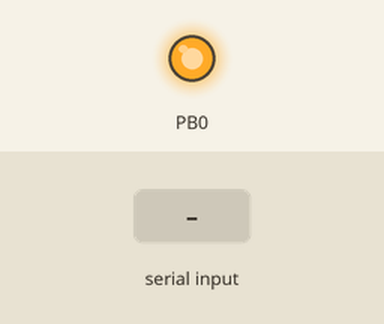
The program below on a simulated ATmega32, built with avr-gcc and emulated at 1 MHz. Shown: output pins drawn as LEDs (lit = HIGH). The inputs (shaded band) are chosen by the test bench. What the program prints to the serial monitor is not drawn.

Above: at 1.2 s.
1.3 s: byte 13 (0x0d) received over Serial
Timing chart, 0 to 4.3 s (numbered marks = the images above; inputs shaded):
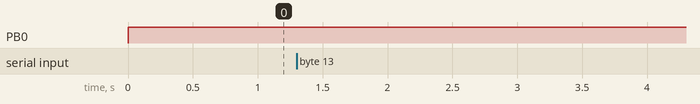

Measured:
- after the input at 1.3 s, every drawn part: stays the same

The program:

main.c
```c
//---------------------------------------------------------------//
/*
Description	: Real time clock
uC			: ATmega32
clock		: pcf8535
*/
//---------------------------------------------------------------//
#include "main.h"
FILE usartOutput = FDEV_SETUP_STREAM(usartPutChar, NULL, _FDEV_SETUP_WRITE);
FILE usartInput = FDEV_SETUP_STREAM(NULL, usartGetChar, _FDEV_SETUP_READ);
T_systemState systemState = {{1,1,1,1,1,1}};
T_PCF_RAW_DATA pcfRawData = {0,0,0,0};
T_PCF_WR_DATA pcfWrData = {0,0,0};

//****
#define IN_BUFF_SZ 20
char inBuff[IN_BUFF_SZ];
void receiveBuff(char *buff);
//---------------------------------------------------------------//
//
//---------------------------------------------------------------//
int main(void)
{
	stdout = &usartOutput;
	stdin = &usartInput;
//---
	systemState.bF.fsmInitState = fsmInit();
	systemState.bF.gpioState = gpioInit();
	systemState.bF.uartState = usartInit(S_9600);								//9600 bit/s
	systemState.bF.i2cState = i2cInit();
	systemState.bF.hwTimerState = hwTimerInit(20);								//20 ms
	systemState.bF.swTimerState = swTimerInit(SW_TIMER0, SW_TIMER1, SW_TIMER2);
//---
	if (systemState.commonSystemState == 0)
	{
		printf("%s\r", "--------------------------------");
		printf("%s\r", "|       INIT SUCCESS           |");
		printf("%s\r", "--------------------------------");
	}
	else
	{
		for (;;)
		{
			printf("INIT FAILED. Error Code %xh\r", systemState.commonSystemState);
			_delay_ms(1000);
		}
	}
	sei();
//-----------------------------------------------------------------------------------------//
//										DISPATCHER
//-----------------------------------------------------------------------------------------//
    while(1)
    {
/*		fsmProcess(fsmRun(), &pcfRawData);
		pcfConvertRawData(&pcfRawData);
//---LED blinking
		enableSwTimer(SW_TIMER2, 10);
		if (isSwTimeout(SW_TIMER2) == SW_TIMER_EXPIRED)
		{
			disableSwTimer(SW_TIMER2);
			PORTB ^= (1 << LED);
			enableSwTimer(SW_TIMER2, 10);
		}
//---
*/

		receiveBuff(inBuff);
		for (uint8_t i = 0; i < IN_BUFF_SZ - 1; i++)
		{
			printf("buff[%d]:%c\r", i, inBuff[i]);
		}

		printf("Received sequence:%s\r", inBuff);//fgets(inBuff, 10, stdin));
		convertASCII_2_BCD(inBuff, &pcfWrData);
		printf("Data to write:\r");
		printf("sec: %d\r", pcfWrData.sec);
		printf("min: %d\r", pcfWrData.min);
		printf("hour: %d\r", pcfWrData.min);
		_delay_ms(500);
	}
}

void receiveBuff(char *buff)
{
	char c;
	uint8_t i = 0;

	while (i < IN_BUFF_SZ - 1)
	{
		c = getchar();
		if (c == 0x0d)
		{
			break;
		}
		inBuff[i] = c;
		i++;
	}
	inBuff[i] = '\n';
}
```

defs.h
```c
#ifndef DEFS_H_
#define DEFS_H_
//---
#include <inttypes.h>								//
#include <avr/io.h>									//
#include <avr/sfr_defs.h>							//
#include <stdio.h>									//
#include <string.h>									//
#include <avr/interrupt.h>							//
#include <stdbool.h>								//
#include <stdlib.h>
//---
#ifndef	F_CPU
#undef	F_CPU
#define	F_CPU						1000000UL		//
#endif
#include <util/delay.h>
//---
#define I2C_CMD(x)					x
//---
#define  LED						0
//---
typedef enum
{
	INIT_SUCCESS = 0,
	INIT_FAILED
} T_INIT;
//---
typedef union
{
	struct
	{
		uint8_t gpioState		:	1;
		uint8_t uartState		:	1;
		uint8_t i2cState		:	1;
		uint8_t hwTimerState	:	1;
		uint8_t swTimerState	:	1;
		uint8_t fsmInitState	:	1;
		uint8_t					:	2;
	} bF;
	uint8_t commonSystemState;
} T_systemState;
//---
typedef enum
{
	S_2400 = 0,
	S_4800,
	S_9600,
	S_14400,
	S_19200,
	S_28800,
	S_38400,
	S_57600,
	S_76800,
	S_115200,
	BAUDRATE_NUMBER
} T_BAUD_RATE;
//---
typedef struct
{
	uint8_t sec;
	uint8_t min;
	uint8_t hour;
	uint8_t ready;
} T_PCF_RAW_DATA;

typedef struct
{
	uint8_t sec;
	uint8_t min;
	uint8_t hour;
} T_PCF_WR_DATA;

#endif /* DEFS_H_ */
```

fsm.c
```c
#include "fsm.h"

uint8_t (*f[])(uint8_t*) = {
								fsmStartCond,
								fsmSendB,
								fsmReceiveB,
								fsmReceiveLB,
								fsmStopCond
							};

uint8_t iterationNumber = 0;

T_FSM_STATE currentState;

T_INIT fsmInit(void)
{
	fsmSetCurrentState(IIC_START);
	return INIT_SUCCESS;
}

void fsmSetCurrentState(T_FSM_STATE nState)
{
	if (nState < ICC_N_STATE)
	{
		currentState = nState;
	}
}

T_FSM_STATE fsmGetCurrentState(void)
{
	return currentState;
}

uint8_t fsmRun(void)
{
	uint8_t res = 0;
	if (fsmGetCurrentState() < ICC_N_STATE)
	{
		res = (*f[fsmGetCurrentState()])(&iterationNumber);
	}
	return res;
}

void fsmProcess(uint8_t aRes, T_PCF_RAW_DATA *pcfData)
{
	T_FSM_STATE sts = 0;
	sts = fsmGetCurrentState();
	switch(sts)
	{
		case IIC_START:

				switch (iterationNumber)
				{
					case 0:
							if ( (aRes & TW_NO_INFO) == TW_START )
							{
								fsmSetCurrentState(IIC_SEND);
#ifdef DEBUG_INFO
								printf("START SUCCESS\n");
#endif
							}
							else
							{
#ifdef DEBUG_INFO
								printf("ERROR: START FAILED\n");
#endif
							}
					break;

					case 1:
							if ( (aRes & TW_NO_INFO) == TW_REP_START )
							{
								fsmSetCurrentState(IIC_SEND);
#ifdef DEBUG_INFO
								printf("REP. START SUCCESS\n");
#endif
							}
							else
							{
#ifdef DEBUG_INFO
								printf("ERROR: REP. START FAILED\n");
#endif
							}
					break;

					default: break;
				}
#ifdef DEBUG_INFO
				printf("CASE START. ITERATION: %d\n", iterationNumber);
				printf("FSM STATE: %d\n", fsmGetCurrentState());
				printf("PREV. OPER. RES.:%xh\n", aRes);
				printf("------------------------------------\n");
#endif
		break;

		case IIC_SEND:

				switch (iterationNumber)
				{
					case 0:
							if ( (aRes & TW_NO_INFO) == TW_MT_SLA_ACK )
							{
#ifdef DEBUG_INFO
								printf("CASE 0. SEND: SLA + W; RECEIVE: ACK\n");
#endif
							}
							else if ((aRes & TW_NO_INFO) == TW_MT_SLA_NACK)
							{
#ifdef DEBUG_INFO
								printf("CASE 0. SEND: SLA + W; RECEIVE: NACK\n");
#endif
							}
							else
							{
#ifdef DEBUG_INFO
								printf("CASE 0. ERROR: SEND SLA + W FAILED\n");
#endif
							}
#ifdef DEBUG_INFO
							printf("CASE 0. ITERATION: %d\n", iterationNumber);
							printf("FSM STATE: %d\n", fsmGetCurrentState());
							printf("PREV. OPER. RES.:%xh\n", aRes);
							printf("------------------------------------\n");
#endif
					break;

					case 1:
							if ( (aRes & TW_NO_INFO) == TW_MT_DATA_ACK )
							{
#ifdef DEBUG_INFO
								printf("CASE 1. SEND: DATA BYTE; RECEIVE: ACK\n");
#endif
								fsmSetCurrentState(IIC_START);
							}
							else if ((aRes & TW_NO_INFO) == TW_MT_DATA_NACK)
							{
#ifdef DEBUG_INFO
								printf("CASE 1. SEND: DATA BYTE; RECEIVE: NACK\n");
#endif
							}
							else
							{
#ifdef DEBUG_INFO
								printf("CASE 1. ERROR: SEND DATA BYTE FAILED\n");
#endif
							}
#ifdef DEBUG_INFO
							printf("CASE 1. ITERATION: %d\n", iterationNumber);
							printf("FSM STATE: %d\n", fsmGetCurrentState());
							printf("PREV. OPER. RES.:%xh\n", aRes);
							printf("------------------------------------\n");
#endif
					break;

					case 2:
							if ( (aRes & TW_NO_INFO) == TW_MR_SLA_ACK )
							{
#ifdef DEBUG_INFO
								printf("CASE 2. SEND: SLA + R; RECEIVE: ACK\n");
#endif
								fsmSetCurrentState(IIC_RECEIVE);
							}
							else if ((aRes & TW_NO_INFO) == TW_MR_SLA_NACK)
							{
#ifdef DEBUG_INFO
								printf("CASE 2. SEND: SLA + R; RECEIVE: NACK\n");
#endif
							}
							else
							{
#ifdef DEBUG_INFO
								printf("CASE 2. ERROR: RECEIVE FAILED\n");
#endif
							}
#ifdef DEBUG_INFO
							printf("CASE 2. ITERATION: %d\n", iterationNumber);
							printf("FSM STATE: %d\n", fsmGetCurrentState());
							printf("PREV. OPER. RES.:%xh\n", aRes);
							printf("------------------------------------\n");
#endif
					break;
				}
		break;

		case IIC_RECEIVE:
				if (iterationNumber == 0)
				{
					pcfData->sec = aRes;
				}
				else
				{
					pcfData->min = aRes;
					fsmSetCurrentState(IIC_RECEIVE_LAST);
				}
#ifdef DEBUG_INFO
				printf("CASE RECEIVE. ITERATION: %d\n", iterationNumber);
				printf("FSM STATE: %d\n", fsmGetCurrentState());
				printf("PREV. OPER. RES.:%xh\n", aRes);
				printf("------------------------------------\n");
#endif
		break;

		case IIC_RECEIVE_LAST:
				pcfData->hour = aRes;
				fsmSetCurrentState(IIC_STOP);
#ifdef DEBUG_INFO
				printf("CASE RECEIVE LAST BYTE. ITERATION: %d\n", iterationNumber);
				printf("FSM STATE: %d\n", fsmGetCurrentState());
				printf("PREV. OPER. RES.:%xh\n", aRes);
				printf("------------------------------------\n");
#endif
		break;

		case IIC_STOP:
			fsmSetCurrentState(IIC_START);
#ifdef DEBUG_INFO
			printf("CASE STOP. ITERATION: %d\n", iterationNumber);
			printf("FSM STATE: %d\n", fsmGetCurrentState());
			printf("PREV. OPER. RES.:%xh\n", aRes);
			printf("+++++++++++++++++++++++++++++++++++\n");
			printf("+++++++++++++++++++++++++++++++++++\n");
			printf("+++++++++++++++++++++++++++++++++++\n");
#endif
		break;

		default: break;
	}
}
```

fsm.h
```c
#ifndef FSM_H_
#define FSM_H_

#include "../definitions/defs.h"
#include "../i2c/i2c.h"
#include "fsmCfg.h"

typedef enum
{
	IIC_START = 0,
	IIC_SEND,
	IIC_RECEIVE,
	IIC_RECEIVE_LAST,
	IIC_STOP,
	ICC_N_STATE
} T_FSM_STATE;

T_INIT fsmInit(void);
uint8_t fsmRun(void);
void fsmProcess(uint8_t aIICState, T_PCF_RAW_DATA *pcfData);

void fsmSetCurrentState(T_FSM_STATE nState);
T_FSM_STATE fsmGetCurrentState(void);

#endif /* FSM_H_ */
```

i2c.c
```c
#include "i2c.h"

uint8_t i2cInit(void)
{
//	SCL frequency = CPU Clock frequency / (16 + 2 * TWBR *4 pow (TWPS)
	return INIT_SUCCESS;
}
/*
uint8_t i2cStartCondition(uint8_t dummy)
{
	dummy = 0;
	TWCR = (1 << TWINT) | (1 << TWSTA) | (1 << TWEN);
//öèêë îæèäàíèÿ áóäåò âïîëíÿòüñÿ äîë òåõ ïîð, ïîêà çàäàííûé ðàçðÿä ïåðåìåííîé ñîäåðæèò 0.
	loop_until_bit_is_set(TWCR, TWINT);
	return TWSR;
}

uint8_t i2cSendByte(uint8_t aByte)
{
	TWDR = aByte;
	TWCR = (1 << TWINT) | (1 << TWEN);
	loop_until_bit_is_set(TWCR, TWINT);
	return TWSR;
}

uint8_t i2cReceiveByte(uint8_t dummy)
{
	TWCR = (1 << TWEN) | (1 << TWEA) | (1 << TWINT);
	loop_until_bit_is_set(TWCR, TWINT);
	return TWDR;
}

uint8_t i2cReceiveLastByte(uint8_t dummy)
{
	TWCR = (1 << TWINT) | (1 << TWEN);
	loop_until_bit_is_set(TWCR, TWINT);
	return TWDR;
}

uint8_t i2cStopCondition(uint8_t dummy)
{
	TWCR = (1 << TWSTO) | (1 << TWINT) | (1 << TWEN);
	loop_until_bit_is_clear(TWCR, TWSTO);
	return 0;
}
*/
//-------------------------------------------------------------------//
//-------------------------------------------------------------------//
//-------------------------------------------------------------------//
//-------------------------------------------------------------------//
//-------------------------------------------------------------------//
uint8_t fsmStartCond(uint8_t *pN)
{
	static uint8_t counter = 0;
	*pN = counter;
	TWCR = (1 << TWINT) | (1 << TWSTA) | (1 << TWEN);
	loop_until_bit_is_set(TWCR, TWINT);
	if (++counter > 1)
	{
		counter = 0;
	}
	return TWSR;
}

uint8_t fsmSendB(uint8_t *pN)
{
	static uint8_t counter = 0;
	uint8_t aByte = 0;

	switch (counter)
	{
		case 0:
				aByte = (I2C_CMD(PCF_ADDR) | TW_WRITE);
				*pN = counter;
				counter++;
		break;

		case 1:
				aByte = PCF_SEC_REG;
				*pN = counter;
				counter++;
		break;

		case 2:
				aByte = (I2C_CMD(PCF_ADDR) | TW_READ);
				*pN = counter;
				counter = 0;
		break;

		default: break;
	}
	TWDR = aByte;
	TWCR = (1 << TWINT) | (1 << TWEN);
	loop_until_bit_is_set(TWCR, TWINT);
	return TWSR;
}

uint8_t fsmReceiveB(uint8_t *pN)
{
	static uint8_t counter = 0;

	*pN = counter;
	if (++counter > 1)
	{
		counter = 0;
	}

	TWCR = (1 << TWEN) | (1 << TWEA) | (1 << TWINT);
	loop_until_bit_is_set(TWCR, TWINT);
	return TWDR;
}

uint8_t fsmReceiveLB(uint8_t *pN)
{
	//fsmSetCurrentState(IIC_STOP);
	//printf("Receive last byte: %d\n", fsmGetCurrentState());
	static uint8_t counter = 0;
	*pN = counter;
	TWCR = (1 << TWINT) | (1 << TWEN);
	loop_until_bit_is_set(TWCR, TWINT);
	return TWDR;
}

uint8_t fsmStopCond(uint8_t *pN)
{
	//fsmSetCurrentState(IIC_START);
	//printf("Stop: %d\n", fsmGetCurrentState());
	//printf("------------------------------\n");
	static uint8_t counter = 0;
	*pN = counter;
	TWCR = (1 << TWSTO) | (1 << TWINT) | (1 << TWEN);
	loop_until_bit_is_clear(TWCR, TWSTO);
	return 0;
}
```

i2c.h
```c
#ifndef I2C_H_
#define I2C_H_

#include "../definitions/defs.h"
#include "../pcf8583/pcf8583.h"
#include "util/twi.h"

uint8_t i2cInit(void);
uint8_t fsmStartCond(uint8_t *pN);
uint8_t fsmSendB(uint8_t *pN);
uint8_t fsmReceiveB(uint8_t *pN);
uint8_t fsmReceiveLB(uint8_t *pN);
uint8_t fsmStopCond(uint8_t *pN);

#endif /* I2C_H_ */
```

main.h
```c
#ifndef MAIN_H_
#define MAIN_H_
//---------------------------------------------------------------------//
#include "definitions/defs.h"			//
#include "pcf8583/pcf8583.h"			//
#include "uart/uart.h"					//
#include "gpio/gpio.h"					//
#include "i2c/i2c.h"					//
#include "timer/timer.h"				//
#include "fsm/fsm.h"					//
//---------------------------------------------------------------------//
#endif /* MAIN_H_ */
```

pcf8583.c
```c
#include "pcf8583.h"

/*
*
*/
void pcfConvertRawData(T_PCF_RAW_DATA *pcfData)
{
	static uint8_t sec_prev = 0;
	uint8_t secBCD = pcfData->sec;
	uint8_t secBCDCopy = secBCD;
	uint8_t sec_current = secBCD;

	uint8_t minBCD = pcfData->min;
	uint8_t minBCDCopy = minBCD;

	uint8_t hourBCD = pcfData->hour;
	uint8_t hourBCDCopy = hourBCD;

	if (pcfData->ready == 0)
	{
//convert BCD 2 ASCII
		secBCD &= 0x0f;
		secBCD += '0';
		secBCDCopy &= 0xf0;
		secBCDCopy >>= 4;
		secBCDCopy += '0';

		minBCD &= 0x0f;
		minBCD += '0';
		minBCDCopy &= 0xf0;
		minBCDCopy >>= 4;
		minBCDCopy += '0';

		hourBCD &= 0x0f;
		hourBCD += '0';
		hourBCDCopy &= 0xf0;
		hourBCDCopy >>= 4;
		hourBCDCopy += '0';

		printf("%s%c%c%c%c%c%c%c%c\r", "Current time: ",
		hourBCDCopy, hourBCD, ':',
		minBCDCopy, minBCD, ':',
		secBCDCopy, secBCD);

		pcfData->ready = 1;
	}

	if (sec_current != sec_prev)				//check 2 consecutive values of sec
	{
		sec_prev = sec_current;					//update previous value
		pcfData->ready = 0;
	}
}

void convertASCII_2_BCD(char *buff, T_PCF_WR_DATA *pcfSt)
{
	pcfSt->sec = ((buff[7] - 0x30) << 4) + (buff[6] - 0x30);
	pcfSt->min = ((buff[4] - 0x30) << 4) + (buff[3] - 0x30);
	pcfSt->hour = ((buff[1] - 0x30) << 4) + (buff[0] - 0x30);
}
```

pcf8583.h
```c
#ifndef PCF8583_H_
#define PCF8583_H_

#include "../definitions/defs.h"

#define PCF_ADDR		0xa0
#define PCF_SEC_REG		0x02

void pcfConvertRawData(T_PCF_RAW_DATA *pcfData);
void convertASCII_2_BCD(char *buff, T_PCF_WR_DATA *pcfSt);

#endif /* PCF8583_H_ */
```

timer.c
```c
#include "timer.h"

typedef enum
{
	SW_TIMER_DISABLE = 0,
	SW_TIMER_ENABLE
} SW_TIMER_MODE;

#pragma pack(push, 1)
typedef struct
{
	uint8_t	state			:	1;
	SW_TIMER_IDX number;
	uint16_t tNumber;
} TswTimer;
#define T_SW_TIMER_SZ sizeof(TswTimer)
#pragma pack(pop)

TswTimer swTimer[SW_TIMER_NUMBER];

//-----------------------------------------------------------------------------------------//
//
//-----------------------------------------------------------------------------------------//

//-----------------------------------------------------------------------------------------//
//
//-----------------------------------------------------------------------------------------//
T_INIT hwTimerInit(uint8_t aRequiredPeriodInterrupt)
{
#define TIMER_RESOLUTION	8
/*
PRESCALER = 256
f0 ( àñòîòà òèêàíè¤ òàéìåðà) = F_CPU/prescaler = 3.9 kHz = 3900 Hz
t0 ( ðåáóåìûé èíòåðâàë) = 20 ms (20*10^-3)
t1 = t0 * f = (20*10^-3) * 3.9*10^3 = 78
TCNT0 = 256 - t1 = 256 - 78 = 178
*/
	uint16_t hwTimerFreq = F_CPU / 256;
	uint8_t valueTCNT0 = ( pow(2, TIMER_RESOLUTION) - (((aRequiredPeriodInterrupt * 0.1) * hwTimerFreq) * 0.01)) + 1;

	TCCR0 |= (1 << CS02);
	TCNT0 = valueTCNT0;
	TIMSK |= (1 << TOIE0);

	return INIT_SUCCESS;
}
//-----------------------------------------------------------------------------------------//
//
//-----------------------------------------------------------------------------------------//
T_INIT swTimerInit(SW_TIMER_IDX aTimer0, SW_TIMER_IDX aTimer1, SW_TIMER_IDX aTimer2)
{
	if (	(aTimer0 < SW_TIMER0) || (aTimer0 > SW_TIMER2)	||
			(aTimer1 < SW_TIMER0) || (aTimer1 > SW_TIMER2)	||
			(aTimer2 < SW_TIMER0) || (aTimer2 > SW_TIMER2)
	)
	{
		return INIT_FAILED;
	}
	swTimer[SW_TIMER0].number = aTimer0;
	swTimer[SW_TIMER1].number = aTimer1;
	swTimer[SW_TIMER2].number = aTimer2;
	return INIT_SUCCESS;
}
//-----------------------------------------------------------------------------------------//
//
//-----------------------------------------------------------------------------------------//
SW_TIMER_IDX enableSwTimer(SW_TIMER_IDX aSwTimerNumber, uint8_t aTicksNumber)
{
	cli();
	if ( (aSwTimerNumber < SW_TIMER0) || (aSwTimerNumber > SW_TIMER2) || swTimer[aSwTimerNumber].state == SW_TIMER_ENABLE)
	{
		sei();
		return INIT_FAILED;
	}
	swTimer[aSwTimerNumber].state = SW_TIMER_ENABLE;
	swTimer[aSwTimerNumber].tNumber = aTicksNumber;
	sei();
	return aSwTimerNumber;
}
//-----------------------------------------------------------------------------------------//
//
//-----------------------------------------------------------------------------------------//
SW_TIMER_IDX disableSwTimer(SW_TIMER_IDX aSwTimerNumber)
{
	cli();
	if ( (aSwTimerNumber < SW_TIMER0) || (aSwTimerNumber > SW_TIMER2) )
	{
		sei();
		return INIT_FAILED;
	}
	swTimer[aSwTimerNumber].state = SW_TIMER_DISABLE;
	swTimer[aSwTimerNumber].tNumber = 0;
	sei();
	return aSwTimerNumber;
}
//-----------------------------------------------------------------------------------------//
//
//-----------------------------------------------------------------------------------------//
SW_TIMER_STATE isSwTimeout(SW_TIMER_IDX aSwTimerNumber)
{
	cli();
	if ( (aSwTimerNumber < SW_TIMER0) || (aSwTimerNumber > SW_TIMER2))
	{
		sei();
		return SW_TIMER_OFR;
	}

	if (swTimer[aSwTimerNumber].tNumber == 0)
	{
		sei();
		return SW_TIMER_EXPIRED;
	}
	else
	{
		sei();
		return SW_TIMER_UNEXPIRED;
	}
}
//-----------------------------------------------------------------------------------------//
//
//-----------------------------------------------------------------------------------------//
void swTimerProcess(void)
{
	for (uint8_t i = 0; i < SW_TIMER_NUMBER; i++)
	{
		if ( (swTimer[i].state == SW_TIMER_ENABLE) && (swTimer[i].tNumber != 0) )
		{
			swTimer[i].tNumber--;
		}
	}
}
//-----------------------------------------------------------------------------------------//
//
//-----------------------------------------------------------------------------------------//
ISR(TIMER0_OVF_vect)
{
	cli();
	uint8_t sreg = SREG;
	TCNT0 = 178;
	swTimerProcess();
	SREG = sreg;
	sei();
}
```

Source omitted: timer.h (642 bytes), uart.c (1820 bytes), uart.h (482 bytes), fsmCfg.h (122 bytes), gpio.c (1126 bytes), gpio.h (112 bytes)
